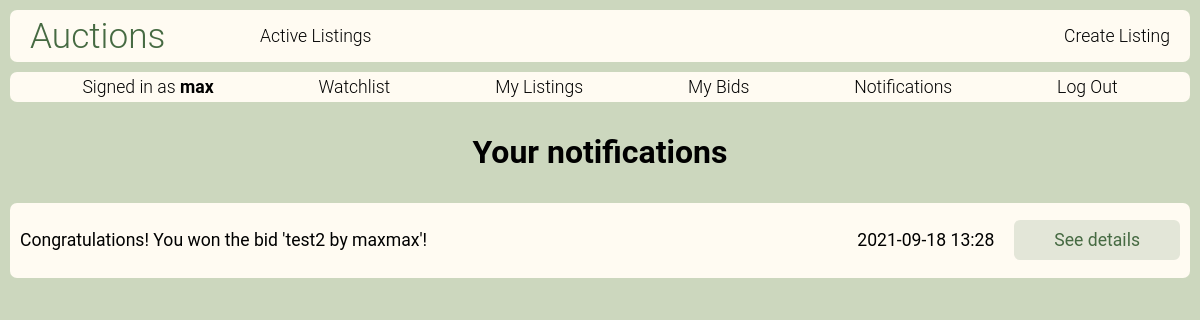
The page /notifications (signed in) on the database its author committed.
### auctions/models.py (models this page shows, shortened)
class User(AbstractUser):
    watchlist = models.ManyToManyField('Listing', blank=True, related_name="users_watching")
    def unread(self):
        return self.notifications.filter(seen=False).count()

class Notification(models.Model):
    user = models.ForeignKey(User, on_delete=models.CASCADE, related_name="notifications")
    text = models.CharField(max_length=200)
    datetime = models.DateTimeField(default=datetime(2021, 9, 12))
    url = models.CharField(null=True, max_length=20)
    seen = models.BooleanField(default=False)

### auctions/views.py (the view)
# urls.py: path("notifications", views.notifications, name="notifications"),
@login_required
def notifications(request):
    user = request.user
    notifications = user.notifications.order_by("-datetime").all()
    return render(request, "auctions/notifications.html",{
        "notifications": notifications,
    })

### auctions/templates/auctions/notifications.html
{% extends "auctions/layout.html" %}
{% block body %}
<div class="page-container">
    <div class="page-title">
        <h1>Your notifications</h1>
    </div>
    <div class="notifications-page-container">
        {% for notification in notifications %}
        <div class="notifications-page-notification">
                <p>{{ notification.text }}</p>
                <p class="notifications-page-notification-datetime">{{ notification.datetime|date:'Y-m-d H:i' }}</p>
                <a href="{% url 'notification' notification.id %}" class="details">See details</a>
        </div>
        {% empty %}
            <li>No notifications so far.</li>
        {% endfor %}
    </div>
</div>
{% endblock %}

### auctions/templates/auctions/layout.html (shortened to what this page needs)
{% load static %}
<!DOCTYPE html>
<html lang="en">
    <head>
        <link href="{% static 'auctions/styles.css' %}" rel="stylesheet">
    </head>
    <body>
        <div class="header">
            <div class="brand">Auctions</div>
            <div class="header-links">
                <a class="link" href="{% url 'index' %}">Active Listings</a>
                <a class="link" href="{% url 'new_listing' %}">Create Listing</a>
            </div>
        </div>
        <div class="user-block">
            <div class="user-block-links">
                {% if user.is_authenticated %}
                    <p class="link">Signed in as <strong>{{ user.username }}</strong></p>
                    <a class="link" href="{% url 'watchlist' %}">Watchlist</a>
                    <a class="link" href="{% url 'my_listings' %}">My Listings</a>
                    <a class="link" href="{% url 'my_bids' %}">My Bids</a>
                    {% if user.unread == 0 %}
                        <a class="link" href="{% url 'notifications' %}">Notifications</a>
                    {% else %}
                        <a class="link" href="{% url 'notifications' %}">Notifications ({{ user.unread }})</a>
                    {% endif %}
                    <a class="link" href="{% url 'logout' %}">Log Out</a>
                {% else %}
                    <p class="link">Not signed in</p>
                    <a class="link" href="{% url 'login' %}">Log In</a>
                    <a class="link" href="{% url 'register' %}">Register</a>
                {% endif %}
            </div>
        </div>
        {% block body %}
        {% endblock %}
    </body>
</html>

### auctions/static/auctions/styles.css (style rules this page uses)
body { padding: 0px; margin: 0px; background-color: #CCD7BE; }
html { box-sizing: border-box; font-family: "Roboto", Corbel, Avenir, "Lucida Grande", "Lucida Sans", sans-serif }
*, *:before, *:after { box-sizing: inherit; }
a { color: #466A42; }
.header { margin: 10px; padding: 5px 20px; background-color: #FFFBF2; border-radius: 7px; display: grid; grid-template-columns: 230px auto; }
.brand { grid-column-start: 1; font-size: 2.2rem; color: #466A42; font-weight: 300; line-height: normal; }
.header-links { grid-column-start: 2; display: inline-flex; justify-content: space-between; align-items: center; }
.user-block { margin: 10px; padding: 5px 20px; background-color: #FFFBF2; border-radius: 7px; }
.user-block-links { width: 100%; display: inline-flex; justify-content: space-around; align-items: center; }
.user-block-links p { margin:0px; }
.header-links .link, .user-block-links .link { font-size: 1.1rem; font-weight: 300; color: black; text-decoration: none; }
.notifications-page-container { display: flex; flex-direction: column; grid-row-start: 2; grid-column-start: 1; grid-column-end:4; gap: 10px; padding: 10px; }
.notifications-page-notification { padding: 10px; font-size: 1.1rem; background-color: #FFFBF2; border-radius: 7px; display: flex; flex-direction: row; align-items: center; }
.notifications-page-notification-datetime { flex-grow: 2; text-align: right; }
.details { background-color: #466a4226; padding: 10px 40px; border-radius: 6px; text-decoration: none; margin-left: 20px; }
.page-container { display: grid; grid-template-columns: 1fr 30% 1fr; grid-template-rows: auto auto auto; }
.page-title { grid-row-start: 1; grid-column-start: 1; grid-column-end: 4; font-size: 1rem; text-align: center; }

### rows shown on the page
User: username "max"
Notification: text "Congratulations! You won the bid 'test2 by maxmax'!", datetime "2021-09-18 13:28"
